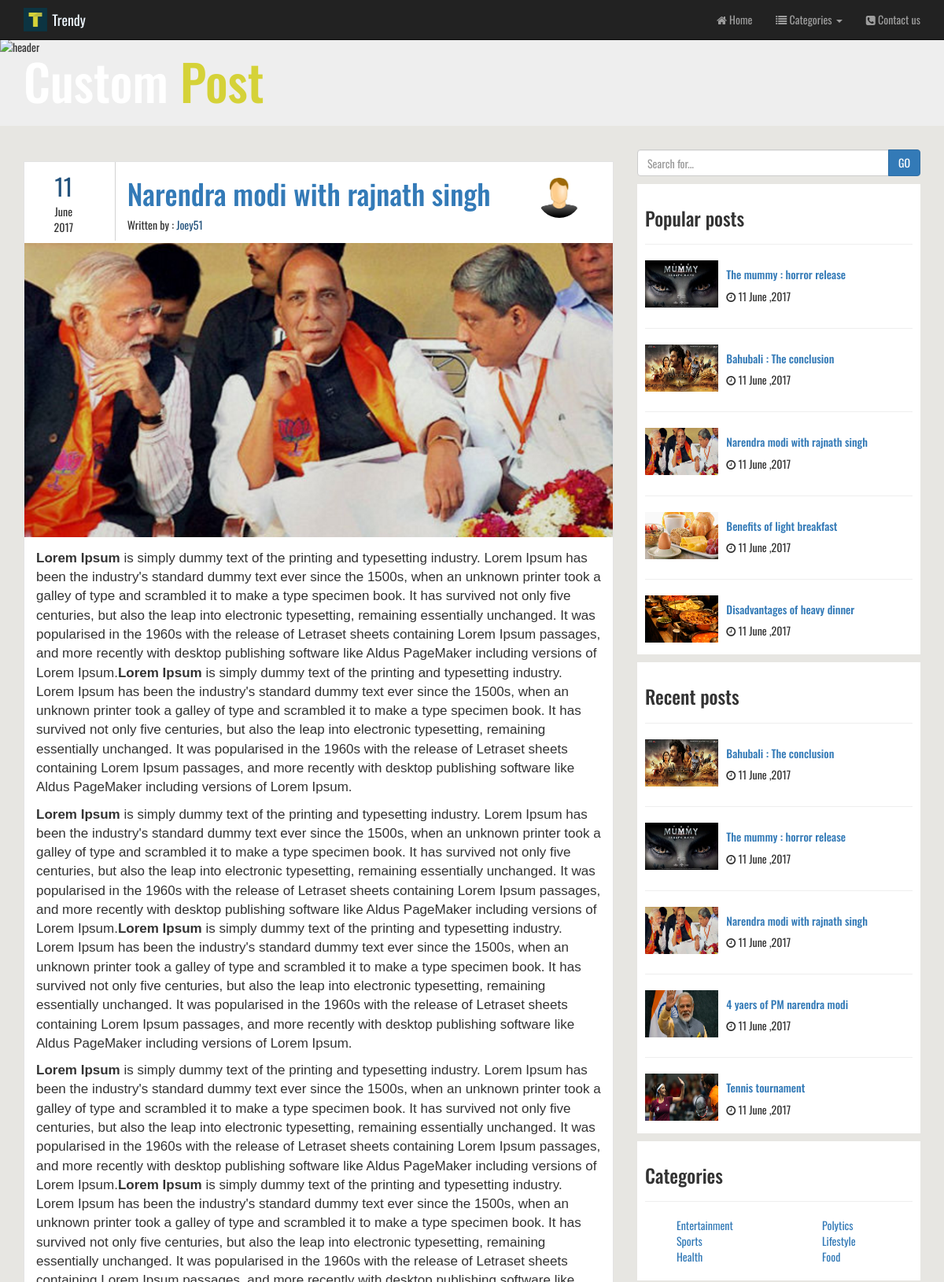
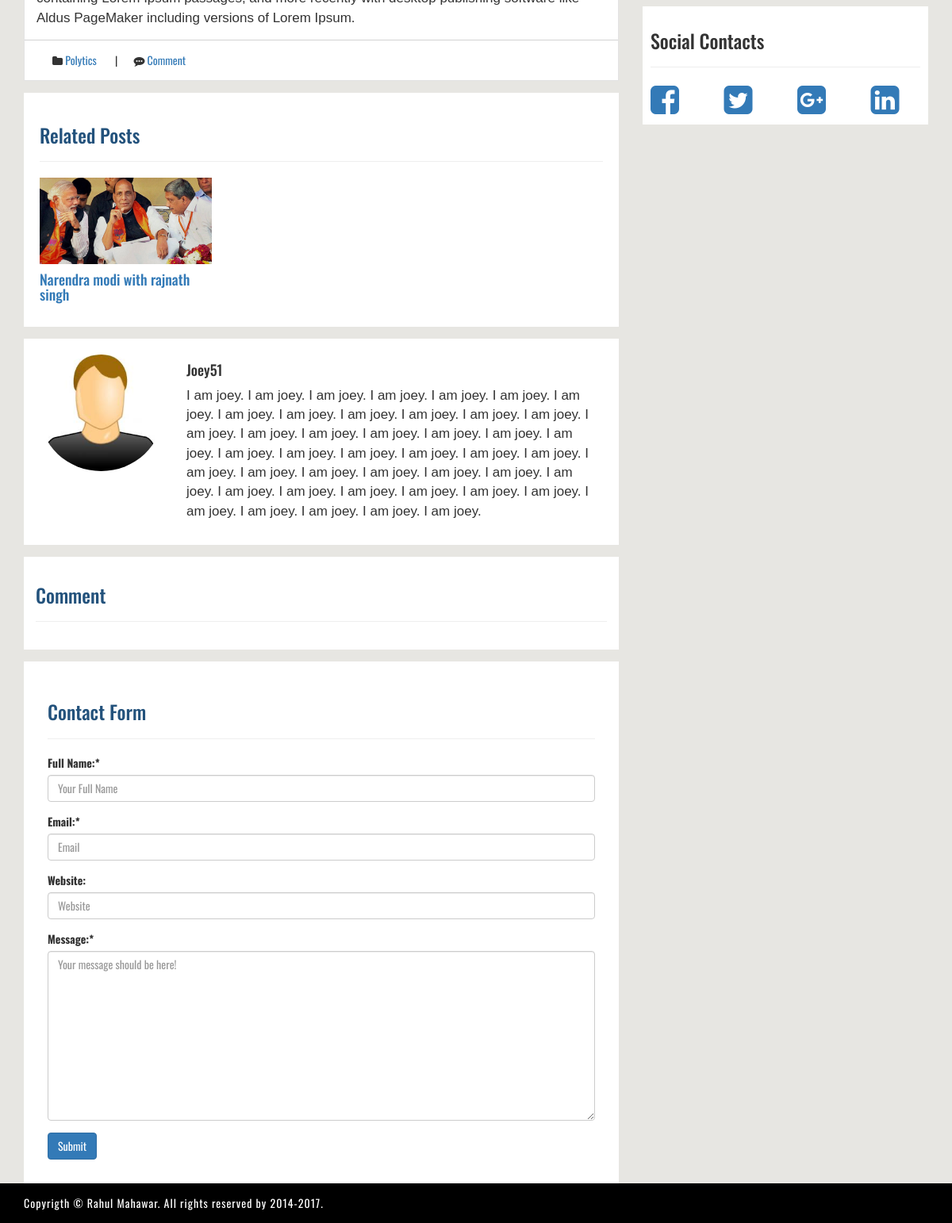
/post.php?post_id=19, run on the app's committed database (2 pictures, top to bottom).
### tables this page shows
CREATE TABLE `post` (
  `id` int(11) NOT NULL,
  `date` int(11) NOT NULL,
  `title` varchar(255) NOT NULL,
  `author` varchar(255) NOT NULL,
  `author_image` varchar(255) NOT NULL,
  `image` varchar(255) NOT NULL,
  `category` varchar(255) NOT NULL,
  `tags` varchar(255) NOT NULL,
  `post_data` text NOT NULL,
  `views` int(11) NOT NULL,
  `status` varchar(255) NOT NULL
);

CREATE TABLE `user` (
  `id` int(11) NOT NULL,
  `date` int(11) NOT NULL,
  `first_name` varchar(255) NOT NULL,
  `last_name` varchar(255) NOT NULL,
  `username` varchar(255) NOT NULL,
  `email` varchar(255) NOT NULL,
  `image` varchar(255) NOT NULL,
  `password` varchar(255) NOT NULL,
  `role` varchar(255) NOT NULL,
  `details` text NOT NULL,
  `salt` varchar(255) NOT NULL DEFAULT '$2y$10$quickbrownfoxjumpsover'
);

CREATE TABLE `category` (
  `id` int(11) NOT NULL,
  `category` varchar(255) NOT NULL
);

### post.php (the view, shortened to what this page needs)
<?php require_once("inc/top.php");?>
  </head>
  <body>
    <?php require_once("inc/nav.php");
    if(isset($_GET['post_id'])){
        $pst_id=$_GET['post_id'];
        $view_query="update post set views=views+1 where id=$pst_id";
        mysqli_query($conn, $view_query);
        $pst_query="select * from post where status='publish' and id=$pst_id";
        $pst_run=mysqli_query($conn, $pst_query);
        if(mysqli_num_rows($pst_run)>0){
            $pst_row=mysqli_fetch_array($pst_run);
            $pst_date=getdate($pst_row[1]);
            $pst_day=$pst_date['mday'];
            $pst_mon=$pst_date['month'];
            $pst_year=$pst_date['year'];
            $pst_title=$pst_row[2];
            $pst_author=$pst_row[3];
            $pst_author_image=$pst_row[4];
            $pst_image=$pst_row[5];
            $pst_category=$pst_row[6];
            $pst_post_data=$pst_row[8];
        }
        else{
            echo "<script>window.top.location='index.php'</script>";
        }
    }
    ?>
    <div class="jumbotron">
        <div class="container">
            <div id="detail" class="animated slideInLeft">
                <h1>Custom <span>Post</span></h1>
            </div>
        </div>
        <img src="img/Header-Images-Blog-seperate-061.jpg" alt="header">
    </div>
    <section>
        <div class="container">
            <div class="row">
                <div class="col-md-8">
                    <div class="post">
                        <div class="row">
                            <div class="col-md-2 post-date">
                                <div id="day"><?php echo $pst_day;?></div>
                                <div id="month"><?php echo $pst_mon;?></div>
                                <div id="year"><?php echo $pst_year;?></div>
                            </div>
                            <div class="col-md-8 post-title">
                                <a href="post.php?post_id=<?php echo $pst_id;?>"><h1><?php echo $pst_title;?> </h1></a>
                                <p>Written by : <span><?php echo ucfirst($pst_author);?></span></p>
                            </div>
                            <div class="col-md-2 profile">
                                <img src="img/<?php echo $pst_author_image;?>" alt="profile" class="img-circle" width="60%">
                            </div>
                        </div>
                        <a href="img/<?php echo $pst_image;?>"><img src="img/<?php echo $pst_image;?>" alt="post" ></a>
                        <div class="text">
                            <?php echo $pst_post_data;?>
                        </div>
                        <div class="bottom">
                            <span><i class="fa fa-folder" aria-hidden="true"></i> <a href="" class="txt-info"><?php echo ucfirst($pst_category);?></a></span>
                            |<span><i class="fa fa-commenting" aria-hidden="true"></i> <a href="" class="txt-info">Comment</a></span>
                        </div>
                    </div>
                    <div class="related-post">
                       <h3>Related Posts</h3><hr>
                        <div class="row">
                            <?php
                            $r_query="select * from post where status='publish' and title like '%$pst_title%' limit 3";
                            $r_run= mysqli_query($conn, $r_query);
                            if(mysqli_num_rows($r_run)>0){
                                while($r_row = mysqli_fetch_row($r_run)){
                                    $r_id=$r_row[0];
                                    $r_title=$r_row[2];
                                    $r_image=$r_row[5];
                                    ?>
                                    <div class="col-md-4">
                                        <a href="post.php?post_id=<?php echo $r_id; ?>">
                                            <img src="img/<?php echo $r_image; ?>" alt="">
                                            <h4><?php echo $r_title; ?></h4>
                                        </a>
                                    </div>
                                    <?php
                                }
                            }
                            ?>
                        </div>
                    </div>
                    <div class="author">
                        <div class="row">
                            <div class="col-sm-3">
                                <img src="img/<?php echo $pst_author_image; ?>" class="img-circle" alt="profile">
                            </div>
                            <div class="col-sm-9">
                                <h4 class="txt-primary"><?php echo ucfirst($pst_author); ?></h4>
                                <?php
                                $bio_query="select * from user where username='$pst_author'";
                                $bio_run=mysqli_query($conn, $bio_query);
                                if(mysqli_num_rows($bio_run)){
                                    $bio_row=mysqli_fetch_row($bio_run);
                                    $details=$bio_row[9];
                                ?>
                                    <p class="text1">
                                        <?php echo $details;?>
                                    </p>
                                <?php
                                }
                                ?>
                            </div>
                        </div>
                    </div>
                    <div class="comment">
                       <h3>Comment</h3><hr>
                    </div>
                    <div class="form">
                        <div class="row">
                            <div class="col-md-12 ">
                               <h3 class="txt-primary">Contact Form</h3><hr>
                                <form action="" method="post">
                                    <div class="form-group">
                                        <label for="fullname">Full Name:*</label>
                                        <input type="text" name="name" value="<?php if(isset($cs_name)){echo $cs_name;} ?>" placeholder="Your Full Name" class="form-control" id="fullname">
                                    </div>
                                    <div class="form-group">
                                        <label for="email">Email:*</label>
                                        <input type="text" value="<?php if(isset($cs_email)){echo $cs_email;} ?>" name="email" placeholder="Email" class="form-control" id="fullname">
                                    </div>
                                    <div class="form-group">
                                        <label for="website">Website:</label>
                                        <input type="text" value="<?php if(isset($cs_website)){echo $cs_website;} ?>" name="website" placeholder="Website" class="form-control" id="fullname">
                                    </div>
                                    <div class="form-group">
                                        <label for="message">Message:*</label>
                                        <textarea name="message" name="message" class="form-control" placeholder="Your message should be here!" id="message" cols="30" rows="10"><?php if(isset($cs_message)){echo $cs_message;} ?></textarea>
                                    </div>
                                    <input type="submit" name="sub" value="Submit" class="btn btn-primary">
                                </form>
                            </div>
                        </div>
                    </div>
                </div>
                <div class="col-md-4">
                    <?php require_once('inc/sidebar.php'); ?>
                </div>
            </div>
        </div>
    </section>
    <?php require_once('inc/footer.php'); ?>
  </body>
</html>

### inc/sidebar.php (shortened to what this page needs)
<div class="widgets">
   <form action="index.php" method="post">
      <div class="input-group">
          <input type="text" class="form-control" name="search_title" placeholder="<?php echo isset($search) ? $search : 'Search for...';?>">
          <span class="input-group-btn">
            <input type="submit" name="search" class="btn btn-primary" value="GO">
          </span>
      </div>
   </form>
</div>
<div class="widgets">
    <div class="popular">
       <h3>Popular posts</h3>
       <?php
        $r_query="select * from post where status='publish' order by views desc limit 5";
        $r_run=mysqli_query($conn, $r_query);
        if( mysqli_num_rows($r_run)>0){
            while($r_row=mysqli_fetch_row($r_run)){
                $r_id=$r_row[0];
                $r_image=$r_row[5];
                $r_title=$r_row[2];
                $r_date=getdate($r_row[1]);
                $r_day=$r_date['mday'];
                $r_mon=$r_date['month'];
                $r_year=$r_date['year'];
        ?>
            <hr>
            <div class="row">
                <div class="col-xs-4">
                    <a href="post.php?post_id=<?php echo $r_id; ?>"><img src="img/<?php echo $r_image; ?>" width="100%" height="60px" alt="dog"></a>
                </div>
                <div class="col-xs-8 detail">
                    <a href="post.php?post_id=<?php echo $r_id; ?>"><h5><?php echo $r_title; ?></h5></a>
                    <p><i class="fa fa-clock-o" aria-hidden="true"></i> <?php echo $r_day." ".$r_mon." ,".$r_year;?></p>
                </div>
            </div>
        <?php
            }
        }
        ?>
    </div>
</div>
<div class="widgets">
    <div class="popular">
       <h3>Recent posts</h3>
       <?php
        $r_query="select * from post where status='publish' order by id desc limit 5";
        $r_run=mysqli_query($conn, $r_query);
        if( mysqli_num_rows($r_run)>0){
            while($r_row=mysqli_fetch_row($r_run)){
                $r_id=$r_row[0];
                $r_image=$r_row[5];
                $r_title=$r_row[2];
                $r_date=getdate($r_row[1]);
                $r_day=$r_date['mday'];
                $r_mon=$r_date['month'];
                $r_year=$r_date['year'];
        ?>
            <hr>
            <div class="row">
                <div class="col-xs-4">
                    <a href="post.php?post_id=<?php echo $r_id; ?>"><img src="img/<?php echo $r_image; ?>" width="100%" height="60px" alt="dog"></a>
                </div>
                <div class="col-xs-8 detail">
                    <a href="post.php?post_id=<?php echo $r_id; ?>"><h5><?php echo $r_title; ?></h5></a>
                    <p><i class="fa fa-clock-o" aria-hidden="true"></i> <?php echo $r_day." ".$r_mon." ,".$r_year;?></p>
                </div>
            </div>
        <?php
            }
        }
        ?>
    </div>
</div>
<div class="widgets">
    <div class="popular">
       <h3>Categories</h3>
       <hr>
       <div class="row">
           <div class="col-xs-6">
               <ul>
                   <?php
                   $c_query="select * from category";
                   $c_run=mysqli_query($conn, $c_query);
                   if(mysqli_num_rows($c_run)>0){
                       $check=0;
                       while($c_row=mysqli_fetch_row($c_run)){
                           $c_id=$c_row[0];
                           $c_category=$c_row[1];
                           $check++;
                           if($check%2==1){
                               echo "<li><a href='index.php?cat=$c_id'>".ucfirst($c_category)."</a></li>";
                           }
                       }
                   }
                   ?>
               </ul>
           </div>
           <div class="col-xs-6">
               <ul>
                   <?php
                   $c_query="select * from category";
                   $c_run=mysqli_query($conn, $c_query);
                   if(mysqli_num_rows($c_run)>0){
                       $check=0;
                       while($c_row=mysqli_fetch_row($c_run)){
                           $c_id=$c_row[0];
                           $c_category=$c_row[1];
                           $check++;
                           if($check%2==0){
                               echo "<li><a href='index.php?cat=$c_id'>".ucfirst($c_category)."</a></li>";
                           }
                       }
                   }
                   ?>
               </ul>
           </div>
       </div>
    </div>
</div>
<div class="widgets">
    <div class="popular">
       <h3>Social Contacts</h3>
       <hr>
        <div class="row">
            <div class="col-xs-3">
                <a href="https://www.facebook.com/rmahawar190"><i class="fa fa-facebook-square fa-3x" aria-hidden="true"></i></a>
            </div>
            <div class="col-xs-3">
                <a href=""><i class="fa fa-twitter-square fa-3x" aria-hidden="true"></i></a>
            </div>
            <div class="col-xs-3">
                <a href="https://plus.google.com/u/0/107102001844406748762"><i class="fa fa-google-plus-square fa-3x" aria-hidden="true"></i></a>
            </div>
            <div class="col-xs-3">
                <a href="https://www.linkedin.com/in/rahul-mahawar-078aa1120/"><i class="fa fa-linkedin-square fa-3x" aria-hidden="true"></i></i></a>
            </div>
        </div>
    </div>
</div>

### css/style.css (style rules this page uses)
body { font-family: 'Oswald', sans-serif; background-color: #E7E6E2; }
.jumbotron { height: 160px; overflow: hidden; }
.jumbotron #detail { color:white; position: absolute; }
.jumbotron #detail span { color:#D5D238; }
.jumbotron img { width:100%; }
.popular { background-color: white; padding:10px; margin-top:10px; margin-bottom:10px; }
.popular .detail { margin-left:-20px; }
.popular ul li { list-style: none; }
.post { background: white; border:1px solid #e3e3e3; margin:15px 0px; }
.post .post-date { padding: 10px; text-align: center; }
.post .post-title { border-left: 1px solid lightgray; }
.post .post-title span { color: #23527C; }
.post .post-date #day { color:#23527C; font-size:30px; }
.post .profile { padding: 20px; }
.post a img { width:100%; }
.text { font-family: arial; font-size: 17px; margin:15px; }
.text1 { font-family: arial; font-size: 17px; }
.post .bottom { padding: 15px; border-top: 1px solid lightgray; }
.post .bottom span { margin:20px; }
.form { background: white; padding: 30px; width: 100%; }
.form h3 { color: #23527C; }
.related-post { background: white; padding: 20px; margin-bottom: 15px; }
.related-post img { width: 100%; }
.author { padding: 20px; background: white; margin-bottom: 15px; }
.author img { width:100%; }
.related-post h3 { color: #23527C; }
.comment { background: white; padding: 15px; margin-bottom: 15px; }
.comment h3 { color: #23527C; }

### data on the page
post: date "11", date "June", date "2017", title "Narendra modi with rajnath singh", author "Joey51", author_image (picture), image (picture), post_data "Lorem Ipsum is simply dummy text of the printing and typesetting industry. Lorem Ipsum has been the industry's standard dummy text ever since the 1500s, when an unknown printer took a galley of type and scrambled it to make a type specimen book. It has survived not only five centuries, but also the leap into electronic typesetting, remaining essentially unchanged. It was popularised in the 1960s with the release of Letraset sheets containing Lorem Ipsum passages, and more recently with desktop publishing software like Aldus PageMaker including versions of Lorem Ipsum. Lorem Ipsum is simply dummy text of the printing and typesetting industry. Lorem Ipsum has been the industry's standard…", category "Polytics"
user: details "I am joey. I am joey. I am joey. I am joey. I am joey. I am joey. I am joey. I am joey. I am joey. I am joey. I am joey. I am joey. I am joey. I am joey. I am joey. I am joey. I am joey. I am joey. I am joey. I am joey. I am joey. I am joey. I am joey. I am joey. I am joey. I am joey. I am joey. I am joey. I am joey. I am joey. I am joey. I am joey. I am joey. I am joey. I am joey. I am joey. I am joey. I am joey. I am joey. I am joey. I am joey. I am joey. I am joey. I am joey."
post: image (picture), title "The mummy : horror release", date "11", date "June", date "2017"
post: image (picture), title "Bahubali : The conclusion", date "11", date "June", date "2017"
post: image (picture), title "Benefits of light breakfast", date "11", date "June", date "2017"
post: image (picture), title "Disadvantages of heavy dinner", date "11", date "June", date "2017"
post: image (picture), title "4 yaers of PM narendra modi", date "11", date "June", date "2017"
post: image (picture), title "Tennis tournament", date "11", date "June", date "2017"
category: category "Entertainment"
category: category "Sports"
category: category "Health"
category: category "Polytics"
category: category "Lifestyle"
category: category "Food"
